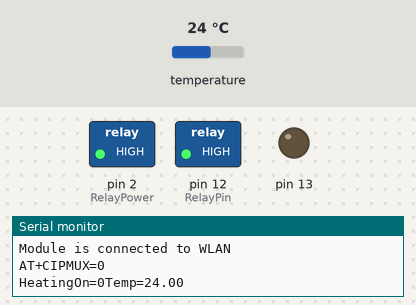
Recording of a sketch running on a simulated Arduino Leonardo, built with avr-gcc and run on an emulated ATmega32U4. Shown: switched loads named in the sketch (green lamp = pin HIGH), output pins drawn as LEDs (lit = HIGH), the last lines printed to the serial monitor. The test bench sets the inputs (shaded band); at power-on: temperature 24 °C. The modem accepts every AT command (registered, SIM ready, sends succeed) and sends nothing else.

Above: at 15.2 s.
15.3 s: temperature set to 20 °C
17.8 s: temperature set to 18.9 °C
At 21.6 s:
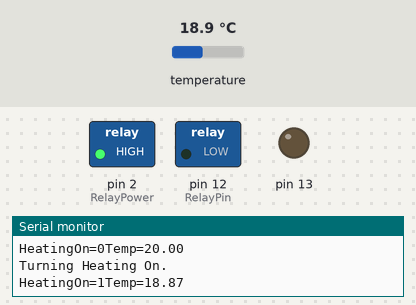
At 33.2 s:
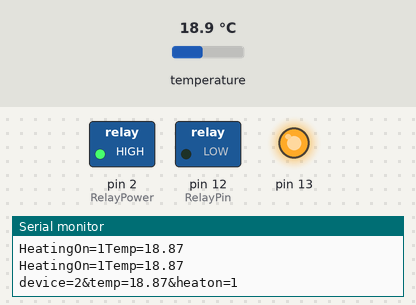
Timing chart, 0 to 63.5 s (numbered marks = the images above; inputs shaded):
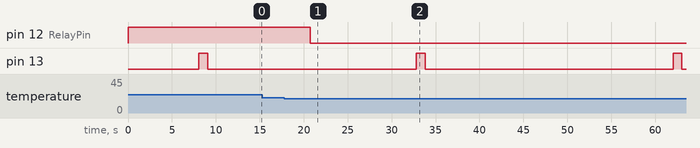

The sketch:

BrewMonitor.ino
```cpp
#include <OneWire.h>
#include <DallasTemperature.h>
#include <SoftwareSerial.h>

// Data wire is plugged into pin A4 on the Arduino
#define ONE_WIRE_BUS A0
SoftwareSerial mySerial(4, 5); // RX, TX
#define SSID "SSID"
#define PASS "PASSWORD"
#define DST_IP "52.50.20.110" // dev.thebedlab.com
#define PATH "/~martin/brewmonitor/api/readings"
#define HOST "dev.thebedlab.com"
#define DEV_ID "2" //can be used in future developments for multiple installations
unsigned long transmissionFrequency = 30000;
unsigned long checkFrequency = 5000;
double Setpoint = 19.5;

// Setup a oneWire instance to communicate with any OneWire devices
// (not just Maxim/Dallas temperature ICs)
OneWire oneWire(ONE_WIRE_BUS);
// Pass our oneWire reference to Dallas Temperature.
DallasTemperature sensors(&oneWire);
unsigned long lastTransmission, lastCheck;
boolean webConnected;
int RelayPin = 12;
int RelayPower = 2;
boolean heatingOn = false;

void setup()
{
  pinMode(RelayPin, OUTPUT);
  pinMode(RelayPower, OUTPUT);
  digitalWrite(RelayPin, HIGH);
  digitalWrite(RelayPower, HIGH);
  webConnected = false;
  mySerial.begin(9600);
  pinMode(13, OUTPUT);
  digitalWrite(13, LOW);
  lastTransmission = millis();
  lastCheck = millis();
  Serial.begin(9600);
  while (!Serial) {
    ; // wait for serial port to connect. Needed for Leonardo only
  }
  for (int i = 0; i < 10; i++)
  {
    if (!webConnected) {
      mySerial.println("AT");
      //delay(1000);
      if (mySerial.find("OK"))
      {
        webConnected = true;
        Serial.println("Module is addressable");
        break;
      }
    }
  }
  if (!webConnected)
  {
    // Turn LED on continuously to signify stall
    ledOn();
    Serial.println("Module not addressable. Try resetting or continue without Internet.");
  }
  else {
    delay(1000);
    //connect to the wifi
    webConnected = false;
    for (int i = 0; i < 10; i++)
    {
      if (connectWiFi())
      {
        // flash LED to let us know that device connected
        flash();
        Serial.println("Module is connected to WLAN");
        webConnected = true;
        break;
      }
    }
    if (!webConnected)
    {
      // Turn LED on continuously to signify stall
      ledOn();
      Serial.println("Could not connect to WLAN. Try resetting or continue without Internet.");
    }
    delay(5000);
    Serial.println("AT+CIPMUX=0");
  }
  sensors.begin();
}

void loop()
{
  if (millis() - lastCheck > checkFrequency) {
    lastCheck = lastCheck + checkFrequency;
    sensors.requestTemperatures();
    float temperature = sensors.getTempCByIndex(0);
    if (!heatingOn && temperature < (Setpoint - 0.2))
    {
      heatingOn = true;
      Serial.println("Turning Heating On.");
      digitalWrite(RelayPin, LOW);
    }
    else if (heatingOn && temperature > Setpoint)
    {
      heatingOn = false;
      Serial.println("Turning Heating Off.");
      digitalWrite(RelayPin, HIGH);
    }

    Serial.print("HeatingOn=");
    Serial.print(heatingOn);
    Serial.print("Temp=");
    Serial.println(temperature);
  }


  if (webConnected && (millis() - lastTransmission > transmissionFrequency))
  {
    lastTransmission += transmissionFrequency;
    String cmd = "AT+CIPSTART=\"TCP\",\"";
    cmd += DST_IP;
    cmd += "\",80";
    mySerial.println(cmd);
    if (mySerial.find("Error")) return;
    sensors.requestTemperatures();
    float tempf = sensors.getTempCByIndex(0);
    int temp1 = (int)tempf;
    int temp2 = (tempf - temp1) * 100;
    String temp = "";
    temp += temp1;
    temp += ".";
    if (temp2 < 10)
      temp += "0";
    temp += temp2;
    String payload = "device=";
    payload += DEV_ID;
    payload += "&temp=" + temp;
    payload += "&heaton=";
    payload += heatingOn;
    Serial.println(payload);
    cmd = "POST ";
    cmd += PATH;
    cmd += " HTTP/1.0\r\nHost: ";
    cmd += HOST;
    cmd += "\r\nCache-Control: no-cache\r\nContent-Type: application/x-www-form-urlencoded\r\nContent-Length: ";
    cmd += payload.length();
    cmd += "\r\n\r\n";
    cmd += payload;
    cmd += "\r\n";
    mySerial.print("AT+CIPSEND=");
    mySerial.println(cmd.length());
    if (mySerial.find(">"))
    {
    } else
    {
      mySerial.println("AT+CIPCLOSE");
      delay(1000);
      return;
    }
    mySerial.print(cmd);
    // flash LED to let us know that msg sent
    flash();
    Serial.println("Successful upload.");
    delay(1000);
    while (mySerial.available())
    {
      char c = mySerial.read();
    }
  }
}

boolean connectWiFi()
{
  mySerial.println("AT+CWMODE=1");
  delay(2000);
  String cmd = "AT+CWJAP=\"";
  cmd += SSID;
  cmd += "\",\"";
  cmd += PASS;
  cmd += "\"";
  mySerial.println(cmd);
  delay(5000);
  if (mySerial.find("OK"))
  {
    Serial.println("Connected to AP");
    return true;
  } else
  {
    Serial.println("Not connected to AP");
    return false;
  }
}

void ledOn() {
  digitalWrite(13, HIGH);
}

void flash()
{
  digitalWrite(13, HIGH);
  delay(1000);
  digitalWrite(13, LOW);
}
```

Measured:
- the behaviour switches between 19.4 and 19.3 °C on temperature (found by bisection; images 0 and 1)
- after the input at 17.8 s, pin 12 (RelayPin): HIGH → LOW after 3.0 s
- by itself, pin 13: alternates HIGH for 1.0 s and LOW for 28.2 s
